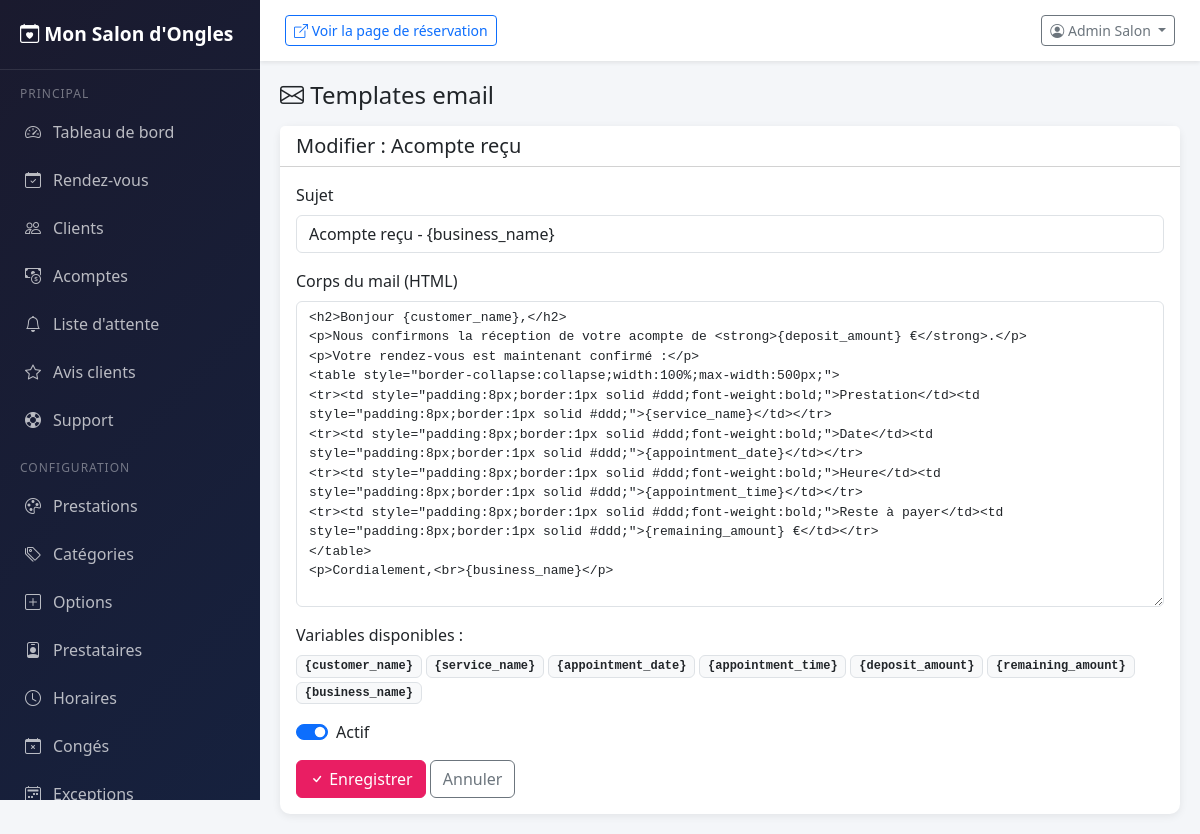
The app's page /admin/index.php?page=email-templates&edit=5 (signed in) with its own data.
### tables this page shows
CREATE TABLE IF NOT EXISTS `ab_email_templates` (
  `id` INT UNSIGNED AUTO_INCREMENT PRIMARY KEY,
  `slug` VARCHAR(100) NOT NULL UNIQUE,
  `name` VARCHAR(200) NOT NULL,
  `subject` VARCHAR(255) NOT NULL,
  `body` TEXT NOT NULL,
  `variables` TEXT COMMENT 'Variables disponibles (JSON)',
  `is_active` TINYINT(1) DEFAULT 1,
  `updated_at` DATETIME DEFAULT CURRENT_TIMESTAMP ON UPDATE CURRENT_TIMESTAMP
);

### admin/index.php (called while the page is built, shortened)
<?php
require_once __DIR__ . '/../core/App.php';
$page = $_GET['page'] ?? 'dashboard';
$pageFile = __DIR__ . '/pages/' . $page . '.php';
if (file_exists($pageFile)) {
    if ($page === 'login') {
        require $pageFile;
    } else {
        require __DIR__ . '/layout.php';
    }
} else {
    http_response_code(404);
    echo 'Page non trouvée';
}

### core/Database.php (called while the page is built, shortened)
<?php
class Database {
    private static ?Database $instance = null;
    private PDO $pdo;
    private function __construct() {
        $dsn = 'mysql:host=' . AB_DB_HOST . ';dbname=' . AB_DB_NAME . ';charset=' . AB_DB_CHARSET;
        $this->pdo = new PDO($dsn, AB_DB_USER, AB_DB_PASS, [
            PDO::ATTR_ERRMODE => PDO::ERRMODE_EXCEPTION,
            PDO::ATTR_DEFAULT_FETCH_MODE => PDO::FETCH_ASSOC,
            PDO::ATTR_EMULATE_PREPARES => false,
        ]);
        $this->pdo->exec("SET time_zone = '+00:00'");
    }
    public static function getInstance(): self {
        if (self::$instance === null) {
            self::$instance = new self();
        }
        return self::$instance;
    }
    public function query(string $sql, array $params = []): PDOStatement {
        $stmt = $this->pdo->prepare($sql);
        $stmt->execute($params);
        return $stmt;
    }
    public function fetchOne(string $sql, array $params = []): ?array {
        $result = $this->query($sql, $params)->fetch();
        return $result ?: null;
    }
}

### core/App.php (called while the page is built, shortened)
<?php
require_once __DIR__ . '/Database.php';
function ab_url(string $path = ''): string {
    static $baseUrl = null;
    if ($baseUrl === null) {
        if (defined('AB_BASE_URL') && AB_BASE_URL !== '' && AB_BASE_URL !== 'http://localhost/ABAppointments') {
            $baseUrl = rtrim(AB_BASE_URL, '/');
        } elseif (isset($_SERVER['HTTP_HOST'])) {
            $scheme = (!empty($_SERVER['HTTPS']) && $_SERVER['HTTPS'] !== 'off') ? 'https' : 'http';
            $scriptDir = dirname($_SERVER['SCRIPT_NAME']);
            if (preg_match('#/(public|admin|api)$#', $scriptDir)) {
                $scriptDir = dirname($scriptDir);
            }
            $baseUrl = $scheme . '://' . $_SERVER['HTTP_HOST'] . rtrim($scriptDir, '/');
        } else {
            $baseUrl = rtrim(AB_BASE_URL, '/');
        }
    }
    return $baseUrl . '/' . ltrim($path, '/');
}
function ab_escape(string $str): string {
    return htmlspecialchars($str, ENT_QUOTES, 'UTF-8');
}

### admin/pages/email-templates.php (the view, shortened to what this page needs)
<?php
$db = Database::getInstance();
$editTemplate = isset($_GET['edit']) ? $db->fetchOne("SELECT * FROM ab_email_templates WHERE id = ?", [(int)$_GET['edit']]) : null;
?>
<h4 class="mb-3"><i class="bi bi-envelope"></i> Templates email</h4>
<?php if ($editTemplate): ?>
<div class="card">
    <div class="card-header bg-white"><h5 class="mb-0">Modifier : <?= ab_escape($editTemplate['name']) ?></h5></div>
    <div class="card-body">
        <form method="POST">
            <div class="mb-3">
                <label class="form-label">Sujet</label>
                <input type="text" name="subject" class="form-control" value="<?= ab_escape($editTemplate['subject']) ?>">
            </div>
            <div class="mb-3">
                <label class="form-label">Corps du mail (HTML)</label>
                <textarea name="body" class="form-control" rows="15" style="font-family:monospace;font-size:13px;"><?= ab_escape($editTemplate['body']) ?></textarea>
            </div>
            <div class="mb-3">
                <label class="form-label">Variables disponibles :</label>
                <div class="d-flex flex-wrap gap-1">
                    <?php foreach (json_decode($editTemplate['variables'] ?? '[]', true) as $v): ?>
                    <code class="badge bg-light text-dark border">{<?= $v ?>}</code>
                    <?php endforeach; ?>
                </div>
            </div>
            <div class="form-check form-switch mb-3">
                <input type="checkbox" name="is_active" class="form-check-input" <?= $editTemplate['is_active'] ? 'checked' : '' ?>>
                <label class="form-check-label">Actif</label>
            </div>
            <button type="submit" class="btn btn-primary"><i class="bi bi-check"></i> Enregistrer</button>
            <a href="<?= ab_url('admin/index.php?page=email-templates') ?>" class="btn btn-outline-secondary">Annuler</a>
        </form>
    </div>
</div>
<?php endif; ?>

### records on screen
ab_email_templates: name "Acompte reçu", subject "Acompte reçu - {business_name}", body "<h2>Bonjour {customer_name},</h2> <p>Nous confirmons la réception de votre acompte de <strong>{deposit_amount} €</strong>.</p> <p>Votre rendez-vous est maintenant confirmé :</p> <table style=\"border-collapse:collapse;width:100%;max-width:500px;\"> <tr><td style=\"padding:8px;border:1px solid #ddd;font-weight:bold;\">Prestation</td><td style=\"padding:8px;border:1px solid #ddd;\">{service_name}</td></tr> <tr><td style=\"padding:8px;border:1px solid #ddd;font-weight:bold;\">Date</td><td style=\"padding:8px;border:1px solid #ddd;\">{appointment_date}</td></tr> <tr><td style=\"padding:8px;border:1px solid #ddd;font-weight:bold;\">Heure</td><td style=\"padding:8px;border:1px solid…", variables "customer_name", variables "service_name", variables "appointment_date", variables "appointment_time", variables "deposit_amount", variables "remaining_amount", variables "business_name", is_active "☑"

### other values on screen
ab_escape(ab_setting('business_name', 'ABAppointments')) "Mon Salon d'Ongles"
ab_escape($userName) "Admin Salon"
